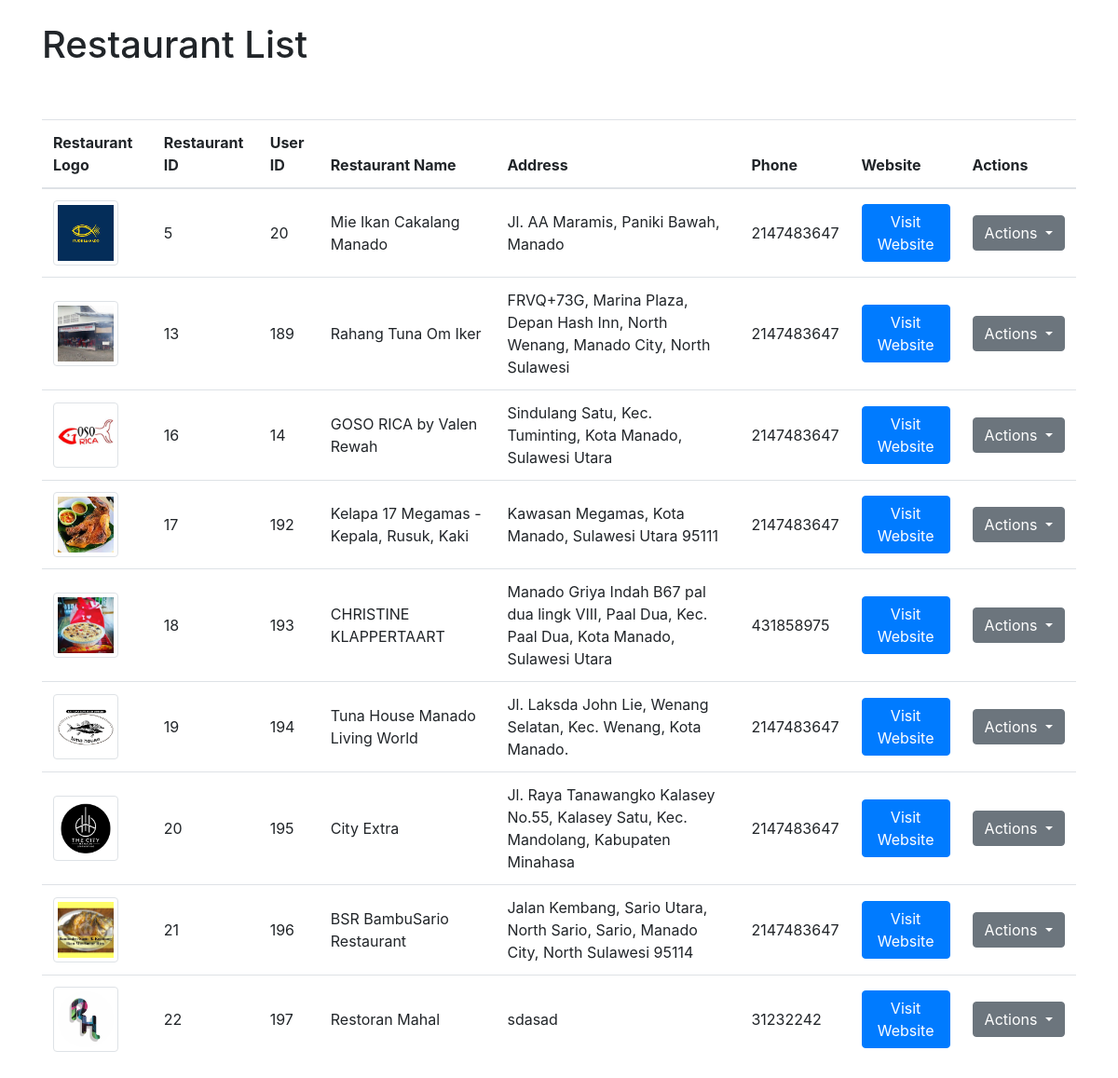
Page /admin/adminRestaurant.php on the committed database.
### tables this page shows
CREATE TABLE `restoran` (
  `res_id` int(20) NOT NULL,
  `res_name` varchar(40) NOT NULL,
  `notelp` int(20) NOT NULL,
  `address` varchar(255) NOT NULL,
  `site_address` varchar(255) NOT NULL,
  `res_logo` varchar(255) NOT NULL,
  `user_id` int(11) DEFAULT NULL
);

### config/config.php (called while the page is built, shortened)
<?php
$host = 'localhost';
$user = 'root';
$password = '';
$dbname = 'manacul';
$conn = mysqli_connect($host, $user, $password, $dbname);
function fetchRestaurantsAdmin() {
    global $conn;
    $query = "SELECT * FROM restoran";
    $result = mysqli_query($conn, $query);
    $restaurants = [];
    while ($row = mysqli_fetch_assoc($result)) {
        $restaurants[] = $row;
    }
    return $restaurants;
}
function fetchLogoRes($res_id)
{
    global $conn;
    $baseUrl = "http://localhost/manacul/";
    $query = "SELECT res_logo FROM restoran WHERE res_id = $res_id";
    $result = mysqli_query($conn, $query);
    if (mysqli_num_rows($result) > 0) {
        $row = mysqli_fetch_assoc($result);
        $logoFilename = $row['res_logo'];
        $absolutePath = $baseUrl . "reslogo/" . $logoFilename;
        return $absolutePath;
    }
    return "";
}

### admin/adminRestaurant.php (the view, shortened to what this page needs)
<?php
require '../config/config.php';
?>
<!DOCTYPE html>
<html lang="en">
<head>
    <link rel="stylesheet" href="https://stackpath.bootstrapcdn.com/bootstrap/4.5.2/css/bootstrap.min.css">
    <link rel="stylesheet" href="https://cdn.jsdelivr.net/npm/bootstrap-icons/font/bootstrap-icons.css">
</head>
<body>
    <div class="container mt-4">
        <h1>Restaurant List</h1><br><br>
        <table class="table">
        <thead>
            <tr>
                <th>Restaurant Logo</th>
                <th>Restaurant ID</th>
                <th>User ID</th>
                <th>Restaurant Name</th>
                <th>Address</th>
                <th>Phone</th>
                <th>Website</th>
                <th>Actions</th>
            </tr>
        </thead>
        <tbody>
            <?php
            $restaurants = fetchRestaurantsAdmin();
            foreach ($restaurants as $restaurant) {
                $logoUrl = fetchLogoRes($restaurant['res_id']);
            ?>
            <tr>
                <td><img style="width: 70px;" src="<?= $logoUrl ?>" class="img-thumbnail" alt="Restaurant Logo"></td>
                <td><?= $restaurant['res_id'] ?></td>
                <td><?= $restaurant['user_id'] ?></td>
                <td><?= $restaurant['res_name'] ?></td>
                <td><?= $restaurant['address'] ?></td>
                <td><?= $restaurant['notelp'] ?></td>
                <td><a href="<?= $restaurant['site_address'] ?>" target="_blank" class="btn btn-primary">Visit Website</a></td>
                <td>
                    <div class="dropdown">
                        <button class="btn btn-secondary dropdown-toggle" type="button" id="dropdownMenuButton" data-toggle="dropdown" aria-haspopup="true" aria-expanded="false">
                            Actions
                        </button>
                    </div>
                </td>
            </tr>
            <?php
            }
            ?>
        </tbody>
    </table>
    </div>
</body>
</html>

### admin/adminRestaurant.php (style rules this page uses)
.table td, .table th { vertical-align: middle; }

### rows in the picture
restoran: res_id+res_logo (picture), res_id "5", user "20", res_name "Mie Ikan Cakalang Manado", address "Jl. AA Maramis, Paniki Bawah, Manado", notelp "2147483647"
restoran: res_id+res_logo (picture), res_id "13", user "189", res_name "Rahang Tuna Om Iker", address "FRVQ+73G, Marina Plaza, Depan Hash Inn, North Wenang, Manado City, North Sulawesi", notelp "2147483647"
restoran: res_id+res_logo (picture), res_id "16", user "14", res_name "GOSO RICA by Valen Rewah", address "Sindulang Satu, Kec. Tuminting, Kota Manado, Sulawesi Utara", notelp "2147483647"
restoran: res_id+res_logo (picture), res_id "17", user "192", res_name "Kelapa 17 Megamas - Kepala, Rusuk, Kaki", address "Kawasan Megamas, Kota Manado, Sulawesi Utara 95111", notelp "2147483647"
restoran: res_id+res_logo (picture), res_id "18", user "193", res_name "CHRISTINE KLAPPERTAART", address "Manado Griya Indah B67 pal dua lingk VIII, Paal Dua, Kec. Paal Dua, Kota Manado, Sulawesi Utara", notelp "431858975"
restoran: res_id+res_logo (picture), res_id "19", user "194", res_name "Tuna House Manado Living World", address "Jl. Laksda John Lie, Wenang Selatan, Kec. Wenang, Kota Manado.", notelp "2147483647"
restoran: res_id+res_logo (picture), res_id "20", user "195", res_name "City Extra", address "Jl. Raya Tanawangko Kalasey No.55, Kalasey Satu, Kec. Mandolang, Kabupaten Minahasa", notelp "2147483647"
restoran: res_id+res_logo (picture), res_id "21", user "196", res_name "BSR BambuSario Restaurant", address "Jalan Kembang, Sario Utara, North Sario, Sario, Manado City, North Sulawesi 95114", notelp "2147483647"
restoran: res_id+res_logo (picture), res_id "22", user "197", res_name "Restoran Mahal", address "sdasad", notelp "31232242"
